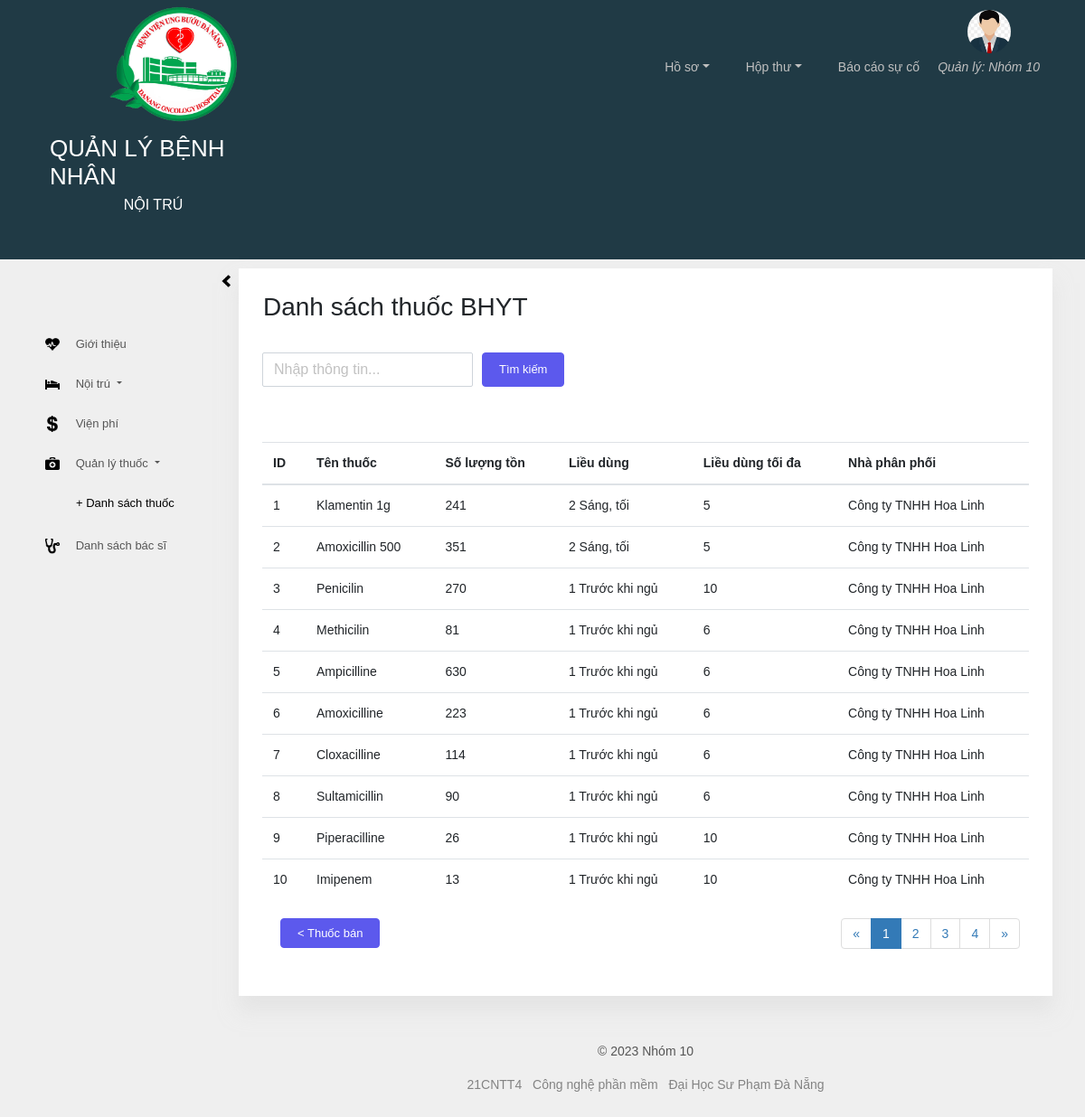
The page /danhsachthuocbhyt.php on the database its author committed.
### tables this page shows
CREATE TABLE `thuocbhyt` (
  `id` int(11) NOT NULL,
  `tenthuoc` varchar(100) NOT NULL,
  `soluongton` int(11) NOT NULL,
  `lieudung` int(11) NOT NULL,
  `lieudungtoida` int(11) NOT NULL,
  `thoigianuong` varchar(100) NOT NULL,
  `nhaphanphoi` int(11) NOT NULL
);

CREATE TABLE `nhaphanphoi` (
  `id` int NOT NULL,
  `tencongty` varchar(100) NOT NULL,
  `tenthuoc` varchar(100) NOT NULL
);

### danhsachthuocbhyt.php (the view, shortened to what this page needs)
<?php
    require_once('header-footer/header.php');
 ?>
      <div class="page-body">
        <div class="container-fluid">
          <div class="page-sidebar toggled sidebar">
            <nav class="sidebar-collapse d-none d-lg-block">
              <i class="ion hide-on-collapsed"><img src="img/icon/glyphicons-225-chevron-left.png" style="width:10px;" alt=""></i>
            </nav>
            <ul class="nav nav-pills nav-stacked" id="sidebar-stacked">
              <li class="nav-item">
                <a class="nav-link" href="home.php"><i class="ion"><img src="img/icon/glyphicons-672-heartbeat.png" style="width:16px;" alt=""></i> <span class="nav-text">Giới thiệu</span></a>
              </li>
              <li class="nav-item">
                <a class="nav-container dropdown-toggle" data-toggle="collapse" data-parent="#sidebar-stacked" href="#p2">
                  <i class="ion"><img src="img/icon/glyphicons-496-bed-alt.png" style="width:16px;" alt=""></i> <span class="nav-text">Nội trú</span>
                </a>
              </li>
              <li class="nav-item">
                <a class="nav-link" href="vienphi.php"><i class="ion"><img src="img/icon/glyphicons-228-usd.png" style="width:12px;" alt=""></i> <span class="nav-text">Viện phí</span></a>
              </li>
                <li class="nav-item">
                <a class="nav-container dropdown-toggle" data-toggle="collapse" data-parent="#sidebar-stacked" href="#p8">
                  <i class="ion"><img src="img/icon/glyphicons-629-doctor.png" style="width:16px;" alt=""></i> <span class="nav-text">Quản lý thuốc</span>
                </a>
                <ul class="nav nav-pills nav-stacked" id="p8">
                  <li class="nav-item active"><a class="nav-link" href="danhsachthuoc.php">+ Danh sách thuốc</a></li>
                </ul>
              	</li>
              	<li class="nav-item">
                <a class="nav-link" href="danhsachbacsi.php"><i class="ion"><img src="img/icon/glyphicons-595-stethoscope.png" style="width:16px;" alt=""></i> <span class="nav-text">Danh sách bác sĩ</span></a>
              </li>
            </ul>
          </div>
<?php
  $conn = mysqli_connect('localhost','root','','benhnhannoitru');
  mysqli_set_charset($conn,'utf8');
  $query_show = mysqli_query($conn,"Select tbhyt.id, npp.tenthuoc as 'tenthuoc', tbhyt.soluongton, tbhyt.lieudung,tbhyt.lieudungtoida, tbhyt.thoigianuong, npp.tencongty as 'tencongty' from thuocbhyt tbhyt right join nhaphanphoi npp on tbhyt.nhaphanphoi = npp.id");
  $total = mysqli_num_rows($query_show);
  $limit = 10;
  $page = ceil($total/$limit);
  $get_page = isset($_GET['page']) ? $_GET['page'] : 1;
  $curent_page = $get_page < 0 ? 1 : $get_page;
  $curent_page = $curent_page >$page ? $page : $curent_page;
  $start = ($curent_page - 1)*$limit;
  $query_show = mysqli_query($conn,"Select tbhyt.id, npp.tenthuoc as 'tenthuoc', tbhyt.soluongton,tbhyt.lieudung,tbhyt.lieudungtoida, tbhyt.thoigianuong, npp.tencongty as 'tencongty' from thuocbhyt tbhyt right join nhaphanphoi npp on tbhyt.nhaphanphoi = npp.id order by id ASC limit $start,$limit");
 ?>
                <div class="page-content">
                      <div class="card card-default widget">
                        <div class="card-body">
                          <div class="row">
                            <div class="card card-default widget">
                              <div class="card-heading">
                                <h3 style="margin-left: -15px;">Danh sách thuốc BHYT</h3>
                              </div>
                              <form action="" method="POST" class="form-inline">
                                <div class="form-group">
                                      <input type="text" class="form-control" name="search" placeholder="Nhập thông tin..." style="margin-left: 10px;">
                                </div>
                                <button type="submit" class="btn btn-info" style="margin-left: 10px; height: 38px;">Tìm kiếm</button>
                              </form>
                            </div>
                          </div>
                      <div class="panel panel-default" style="margin-top: 20px;">
                      <table class="table" border="0" cellspacing="1" cellpadding="1">
                        <thead>
                          <tr>
                            <th>ID</th>
                            <th>Tên thuốc</th>
                            <th>Số lượng tồn</th>
                            <th>Liều dùng</th>
                            <th>Liều dùng tối đa</th>
                            <th>Nhà phân phối</th>
                          </tr>
                        </thead>
                        <tbody>
                          <?php foreach ($query_show as $show) : ?>
                          <tr>
                            <td><?php echo $show['id']; ?></td>
                            <td><?php echo $show['tenthuoc']; ?></td>
                            <td><?php echo $show['soluongton']; ?></td>
                            <td><?php echo $show['lieudung']." ".$show["thoigianuong"] ; ?></td>
                            <td><?php echo $show['lieudungtoida']; ?></td>
                            <td><?php echo $show['tencongty']; ?></td>
                          </tr>
                        <?php endforeach; ?>
                        </tbody>
                      </table>
                    </div>
                    <div class="col-md-12">
                      <div class="col-md-3 text-left" style=" margin-top: 20px;float: left;">
                        <a href="danhsachthuoc.php" class="btn btn-info">< Thuốc bán</a>
                      </div>
                      <div class="col-md-9 text-right" style="padding: 0;float: left;">
                      <?php
                                $lui = $curent_page <=1 ? 1 : $curent_page - 1;
                                $tien = $curent_page >= $page ? $page : $curent_page + 1;
                               ?>
                              <ul class="pagination">
                                <li><a href="?page=<?php echo $lui; ?>">&laquo;</a></li>
                                <?php for ($i=1; $i <= $page ; $i++) :
                                  $active = $curent_page == $i ? 'class = "active"' : '';
                                ?>
                                <li <?php echo $active; ?>><a href="?page=<?php echo $i; ?>"><?php echo $i; ?></a></li>
                                <?php endfor; ?>
                                <li><a href="?page=<?php echo $tien; ?>">&raquo;</a></li>
                              </ul>
                            </div>
                          </div>
                        </div>
                      </div>
<?php
  require_once('header-footer/footer.php');
 ?>

### rows shown on the page
thuocbhyt: id "1", nhaphanphoi.tenthuoc "Klamentin 1g", soluongton "241", lieudung "2", thoigianuong "Sáng, tối", lieudungtoida "5", nhaphanphoi.tencongty "Công ty TNHH Hoa Linh"
thuocbhyt: id "2", nhaphanphoi.tenthuoc "Amoxicillin 500", soluongton "351", lieudung "2", thoigianuong "Sáng, tối", lieudungtoida "5", nhaphanphoi.tencongty "Công ty TNHH Hoa Linh"
thuocbhyt: id "3", nhaphanphoi.tenthuoc "Penicilin", soluongton "270", lieudung "1", thoigianuong "Trước khi ngủ", lieudungtoida "10", nhaphanphoi.tencongty "Công ty TNHH Hoa Linh"
thuocbhyt: id "4", nhaphanphoi.tenthuoc "Methicilin", soluongton "81", lieudung "1", thoigianuong "Trước khi ngủ", lieudungtoida "6", nhaphanphoi.tencongty "Công ty TNHH Hoa Linh"
thuocbhyt: id "5", nhaphanphoi.tenthuoc "Ampicilline", soluongton "630", lieudung "1", thoigianuong "Trước khi ngủ", lieudungtoida "6", nhaphanphoi.tencongty "Công ty TNHH Hoa Linh"
thuocbhyt: id "6", nhaphanphoi.tenthuoc "Amoxicilline", soluongton "223", lieudung "1", thoigianuong "Trước khi ngủ", lieudungtoida "6", nhaphanphoi.tencongty "Công ty TNHH Hoa Linh"
thuocbhyt: id "7", nhaphanphoi.tenthuoc "Cloxacilline", soluongton "114", lieudung "1", thoigianuong "Trước khi ngủ", lieudungtoida "6", nhaphanphoi.tencongty "Công ty TNHH Hoa Linh"
thuocbhyt: id "8", nhaphanphoi.tenthuoc "Sultamicillin", soluongton "90", lieudung "1", thoigianuong "Trước khi ngủ", lieudungtoida "6", nhaphanphoi.tencongty "Công ty TNHH Hoa Linh"
thuocbhyt: id "9", nhaphanphoi.tenthuoc "Piperacilline", soluongton "26", lieudung "1", thoigianuong "Trước khi ngủ", lieudungtoida "10", nhaphanphoi.tencongty "Công ty TNHH Hoa Linh"
thuocbhyt: id "10", nhaphanphoi.tenthuoc "Imipenem", soluongton "13", lieudung "1", thoigianuong "Trước khi ngủ", lieudungtoida "10", nhaphanphoi.tencongty "Công ty TNHH Hoa Linh"
